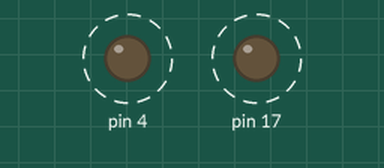
The sketch below on a simulated Arduino Uno, built with avr-gcc and run on an emulated ATmega328P. Shown: output pins drawn as LEDs (lit = HIGH). Dashed ring = blinking. What the sketch prints to the serial monitor is not drawn.

Above: at 0.1 s.
Timing chart, 0 to 4.6 s (numbered marks = the images above):
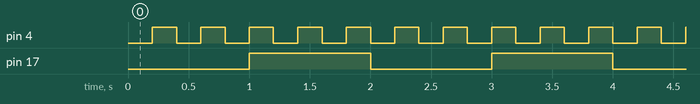

Measured:
- by itself, pin 4: alternates HIGH for 0.20 s and LOW for 0.20 s
- by itself, pin 17: alternates HIGH for 1.0 s and LOW for 1.0 s
- by itself, everything shown: repeats every 2.0 s, in 10 steps

The sketch:

p3_kelas_led.ino
```cpp
/*
 * BAB 19 - Program 3: Class Led untuk Dua LED
 * Satu class Led, dua objek: LED merah berkedip cepat, LED hijau lambat.
 *
 * File: p3_kelas_led.ino (utama), Led.h, Led.cpp
 * Rangkaian:
 *   LED1 (merah) → IO4
 *   LED2 (hijau) → IO17
 */

#include "Led.h"

#define LED_MERAH 4
#define LED_HIJAU 17

Led ledMerah(LED_MERAH);  // objek pertama dari class Led
Led ledHijau(LED_HIJAU);  // objek kedua: class sama, pin dan datanya sendiri

bool hijauTerakhir = false;  // untuk mendeteksi perubahan LED hijau

void setup() {
  Serial.begin(115200);
  ledMerah.begin();
  ledHijau.begin();
  Serial.println("BAB 19 - Program 3: Class Led untuk Dua LED");
  Serial.println("Merah berkedip setiap 200 ms, hijau setiap 1000 ms");
}

void loop() {
  ledMerah.kedip(200);
  ledHijau.kedip(1000);

  // Laporkan setiap kali LED hijau berubah
  if (ledHijau.sedangNyala() != hijauTerakhir) {
    hijauTerakhir = ledHijau.sedangNyala();
    Serial.println(hijauTerakhir ? "LED hijau: NYALA" : "LED hijau: MATI");
  }
}
```

Led.cpp
```cpp
// Led.cpp — definisi fungsi-fungsi class Led
#include "Led.h"

// "Led::" artinya fungsi ini milik class Led
Led::Led(int pin) {
  _pin = pin;  // hanya menyimpan nomor pin; pinMode() baru dipanggil di begin()
}

void Led::begin() {
  pinMode(_pin, OUTPUT);
  tulisKePin();
}

void Led::nyala() {
  _nyala = true;
  tulisKePin();
}

void Led::mati() {
  _nyala = false;
  tulisKePin();
}

void Led::toggle() {
  _nyala = !_nyala;
  tulisKePin();
}

void Led::kedip(unsigned long interval) {
  if (millis() - _waktuKedip >= interval) {
    _waktuKedip = millis();
    toggle();
  }
}

bool Led::sedangNyala() {
  return _nyala;
}

void Led::tulisKePin() {
  digitalWrite(_pin, _nyala ? HIGH : LOW);
}
```

Led.h
```cpp
// Led.h — deklarasi class Led: satu objek = satu LED (atau output aktif-HIGH lain)
#pragma once  // cegah header ini terbaca dua kali (lihat 19.7)

#include <Arduino.h>

class Led {
public:                                // boleh dipakai dari luar class
  Led(int pin);                        // constructor: dijalankan saat objek dibuat
  void begin();                        // siapkan pin (panggil di setup())
  void nyala();
  void mati();
  void toggle();                       // balik keadaan
  void kedip(unsigned long interval);  // kedip non-blocking, panggil terus di loop()
  bool sedangNyala();

private:                               // hanya untuk fungsi milik class Led
  int _pin;
  bool _nyala = false;
  unsigned long _waktuKedip = 0;
  void tulisKePin();                   // fungsi bantu internal
};
```
